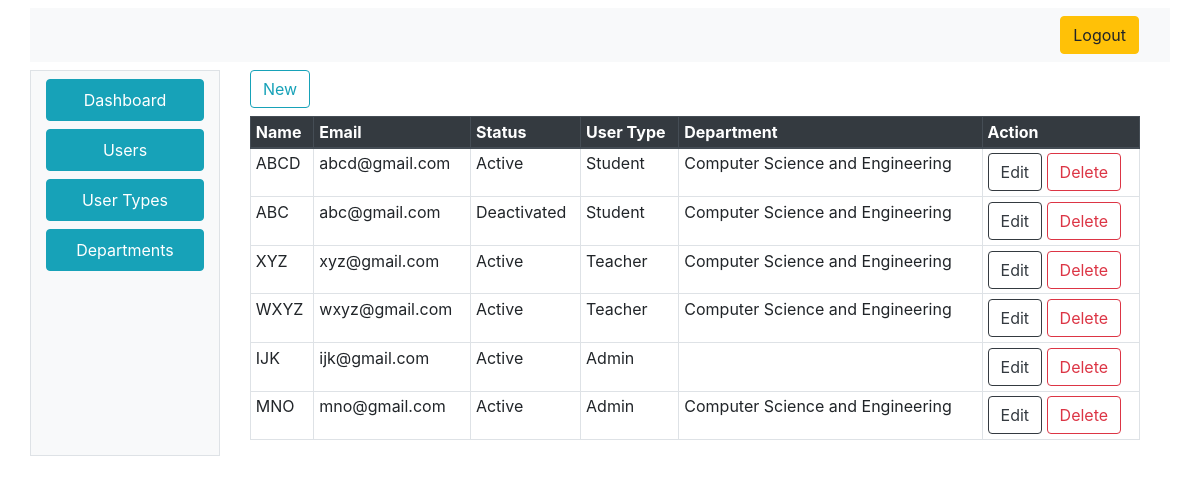
The page /admin/users.php on the database as committed earlier.
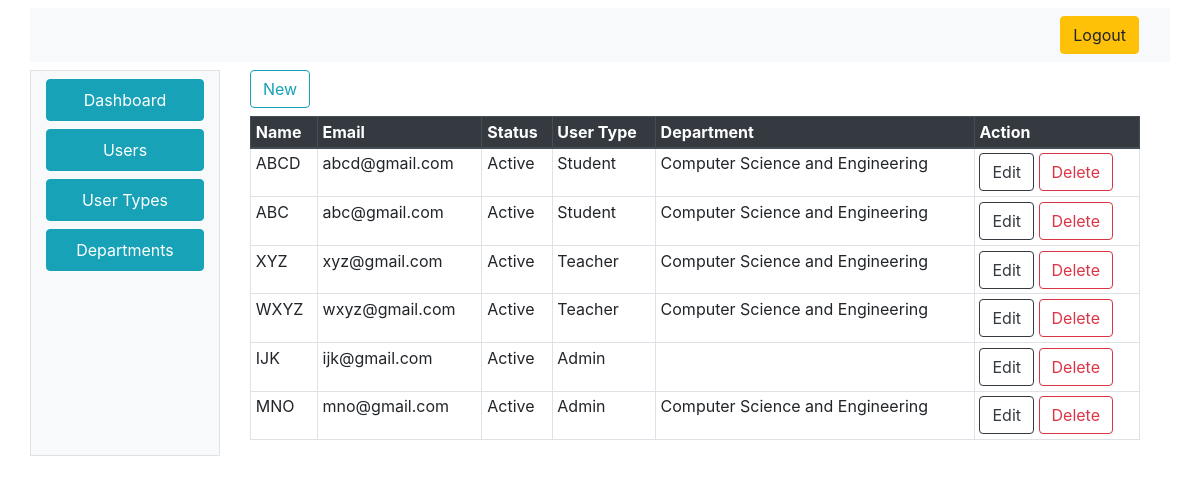
The same page on the database as committed later.
### tables this page shows
CREATE TABLE `users` (
  `UserID` int(11) NOT NULL,
  `UserName` varchar(100) NOT NULL,
  `UserEmail` varchar(50) NOT NULL,
  `Password` varchar(25) NOT NULL,
  `Status` tinyint(1) NOT NULL,
  `UserTypeID` int(11) NOT NULL,
  `DepartmentID` int(11) DEFAULT NULL
);

CREATE TABLE `usertype` (
  `UserTypeID` int(11) NOT NULL,
  `UserTypeTitle` varchar(100) NOT NULL
);

CREATE TABLE `department` (
  `DepartmentID` int(11) NOT NULL,
  `DepartmentName` varchar(250) NOT NULL
);

### index_model.php (called while the page is built, shortened)
<?php
class IndexModel
{
	public $con;
	public function IndexModel()
	{
		$this->host = "localhost:3306";
		$this->user = "root";
		$this->pass = "";
		$this->dbname = "ams";
		$this->con =  new mysqli($this->host, $this->user, $this->pass, $this->dbname);
	}
	public function getAllUsersInfo()
	{
		$q = "SELECT *,UserTypeTitle,DepartmentName FROM users LEFT OUTER JOIN department on users.DepartmentID = department.DepartmentID LEFT OUTER JOIN usertype on users.UserTypeID= usertype.UserTypeID";
		$r = mysqli_query($this->con, $q);
		if ($r == false) {
			return 0;
		} else {
			return $r;
		}
	}
}

### admin/users.php (the view, shortened to what this page needs)
<html>
<head>
  <link rel="stylesheet" href="css.css">
  <link rel="stylesheet" href="https://stackpath.bootstrapcdn.com/bootstrap/4.4.1/css/bootstrap.min.css">
</head>
<body>
  <div class="container mt-2">
    <div class="row">
      <div class="col-12 mb-2 bg-light">
        <nav class="navbar navbar-expand-lg navbar-light bg-light justify-content-end">
          <a class="btn btn-warning ml-2" href="../logout.php"><i class="fa fa-sign-out" aria-hidden="true"></i>
            Logout
          </a>
        </nav>
      </div>
      <div class="col-2 bg-light border">
        <nav class=" d-none d-md-block bg-light sidebar">
          <div class="sidebar-sticky">
            <ul class="nav flex-column">
              <li class="nav-item">
                <a class="nav-link btn btn-info mb-2 mt-2" href="#"><i class="fa fa-home" aria-hidden="true"></i>
                  Dashboard
                </a>
              </li>
              <li class="nav-item">
                <a class="nav-link btn btn-info mb-2" href="users.php">
                  Users
                </a>
              </li>
              <li class="nav-item">
                <a class="nav-link btn btn-info mb-2" href="user_types.php">
                  User Types
                </a>
              </li>
              <li class="nav-item">
                <a class="nav-link btn btn-info mb-2" href="departments.php">
                  Departments
                </a>
              </li>
            </ul>
          </div>
        </nav>
      </div>
      <div class="col-10 bg-transparent">
        <div class="container-fluid container-responsive">
          <a href="new_user.php" class="btn btn-outline-info mb-2"> New</a>
          <div class="table-responsive">
            <table class="table  table-sm table-hover table-bordered">
              <thead class="thead-dark">
                <tr>
                  <th scope="col">Name</th>
                  <th scope="col">Email</th>
                  <th scope="col">Status</th>
                  <th scope="col">User Type</th>
                  <th scope="col">Department</th>
                  <th scope="col">Action</th>
                </tr>
              </thead>
              <tbody>
                <?php
                require_once('../index_model.php');
                $indObj = new IndexModel();
                $rs = $indObj->getAllUsersInfo();
                while ($d = mysqli_fetch_assoc($rs)) {
                  echo $str = "<tr><td>" . $d["UserName"] . "</td><td>" . $d["UserEmail"] . "</td>";
                  if ($d["Status"] == 1) {
                    echo $str = " <td>Active</td>";
                  } else {
                    echo $str = " <td>Deactivated</td>";
                  }
                  echo  $str = "<td>" . $d["UserTypeTitle"] . "</td> <td>" . $d["DepartmentName"] . "</td><td>
                      <a href='edit_user.php?UserID=" . $d["UserID"] . "' class='btn btn-outline-dark'>Edit</a>
                      <a href='delete_user.php?UserID=" . $d["UserID"] . "' class='btn btn-outline-danger'>Delete</a>
                      </td></tr>";
                }
                ?>
              </tbody>
            </table>
          </div>
        </div>
      </div>
    </div>
  </div>
</body>
</html>

Rows that differ between the two databases and show on the page:
changed users "ABC": Status "Deactivated" → "Active"
